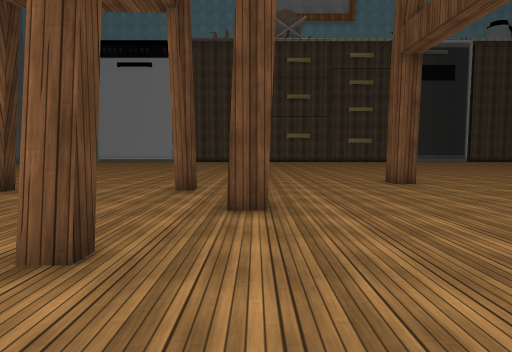
View 1 (above)

24 first-person views from a walk through a Unity game level. The camera is 1.2 m above the floor, tilts 4° down and sees 75° across. The floor is counted in squares, 1.41 m on a side. Each view is taken from the middle of a square. On the plan, view 1 faces up. The plan holds only what a view shows up to about 12 squares ahead; the rest is blank. The place goes on beyond the plan. The player character is not drawn. Door leaves are left out, so doorways stand open. Some surface patterns are stand-ins.

View 2
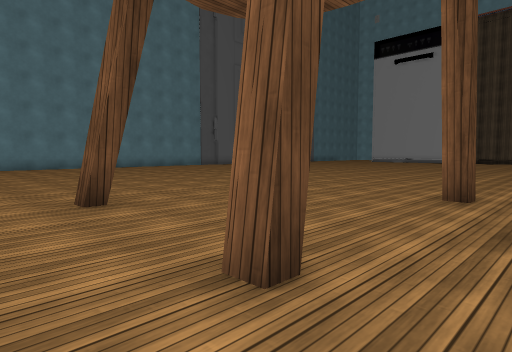

View 3
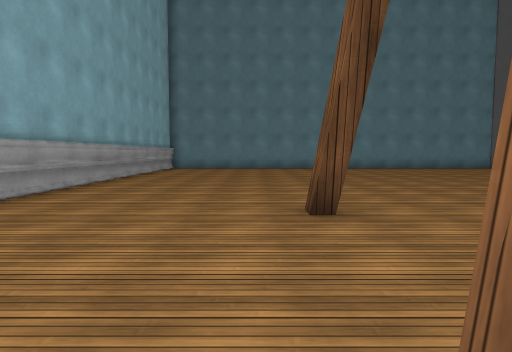

View 4
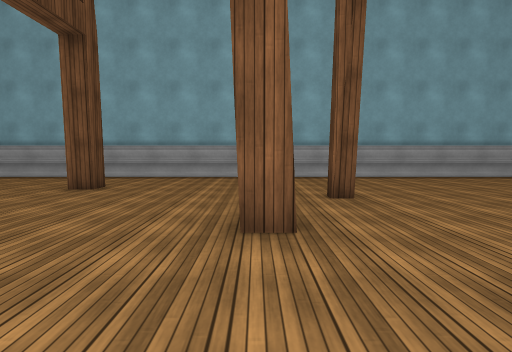

View 5
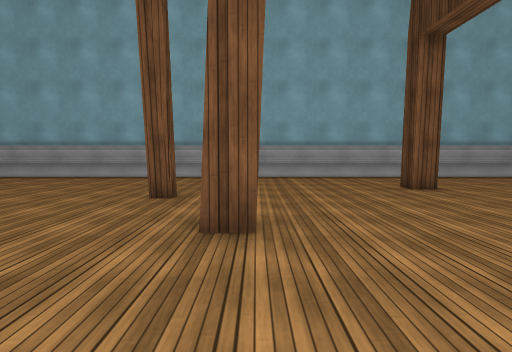

View 6
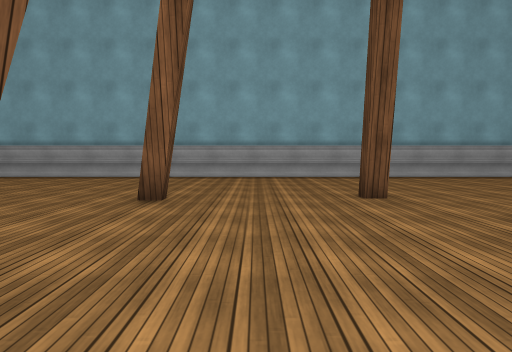

View 7
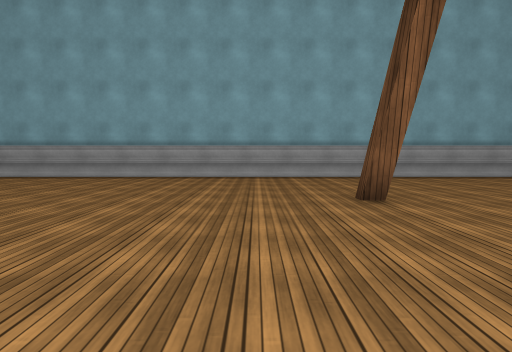

View 8
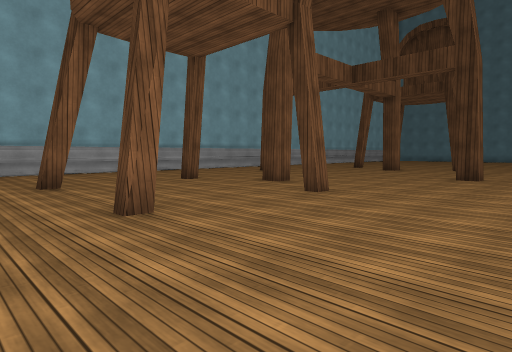

View 9
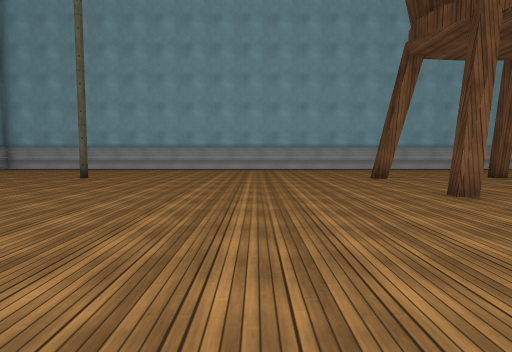

View 10
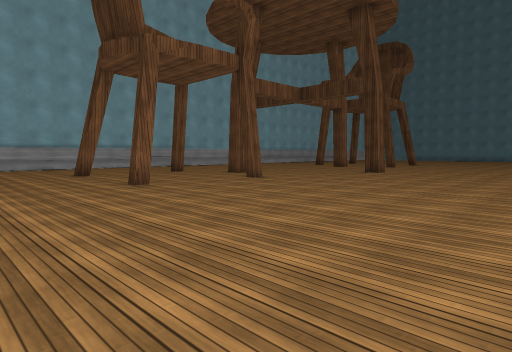

View 11
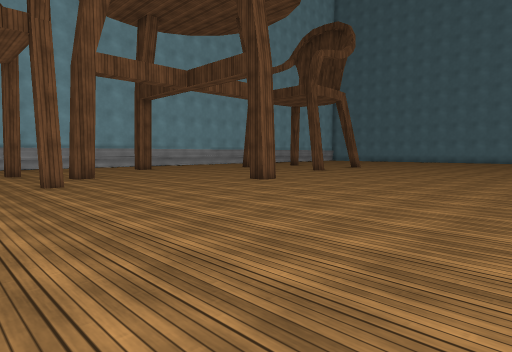

View 12
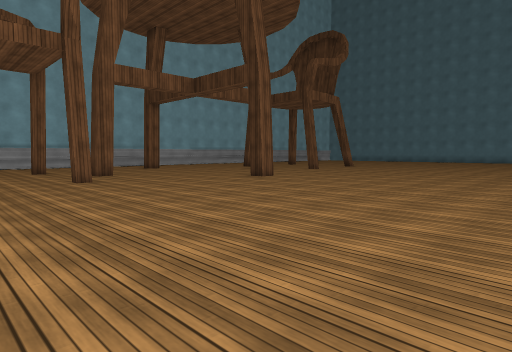

View 13
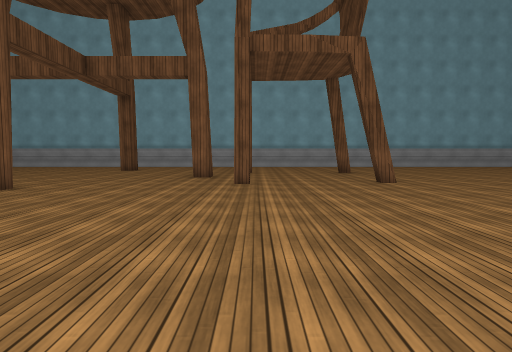

View 14
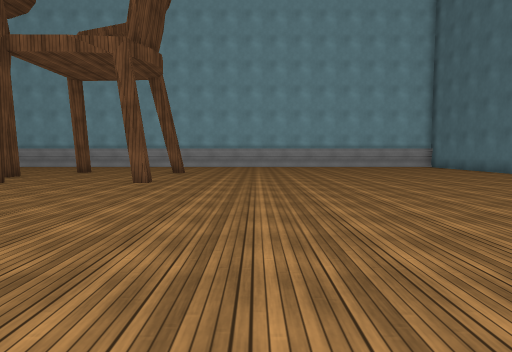

View 15
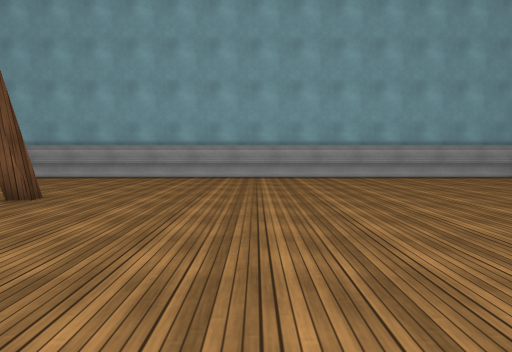

View 16
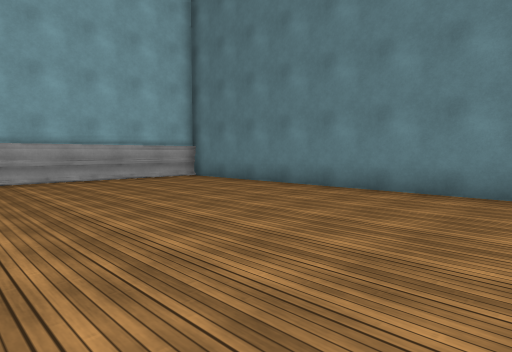

View 17
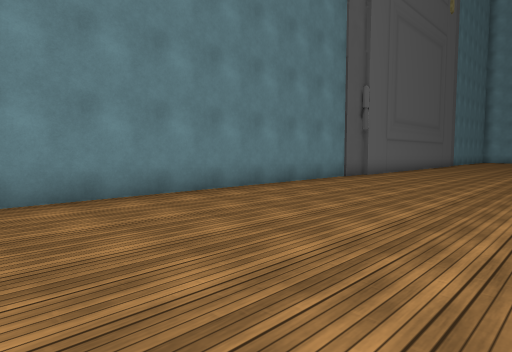

View 18
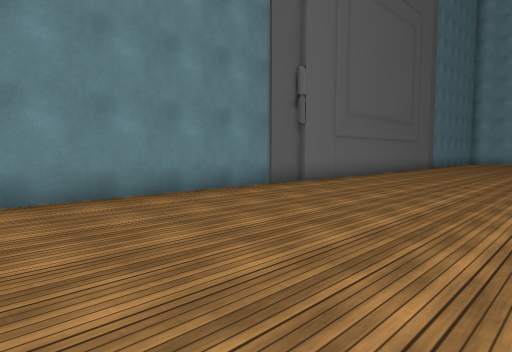

View 19
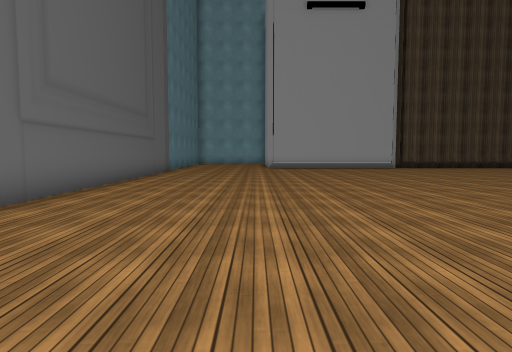

View 20
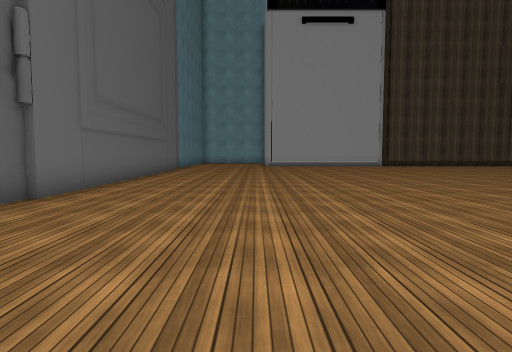

View 21
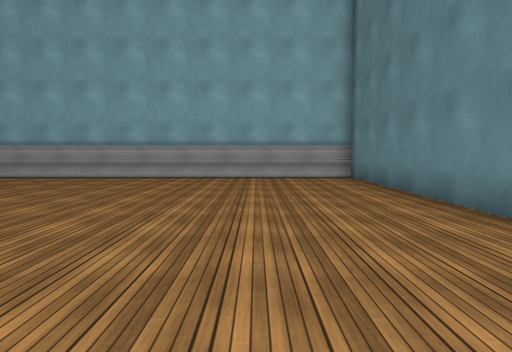

View 22
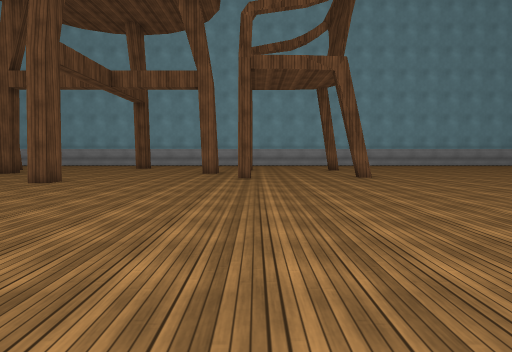

View 23
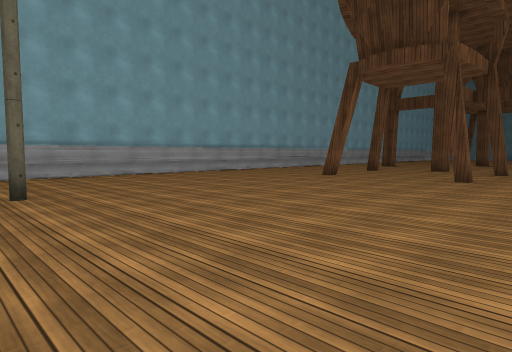

View 24
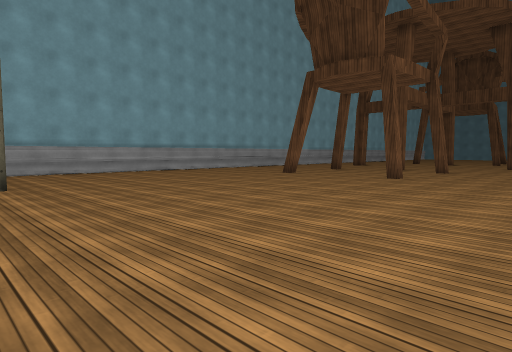

### Floor plan
Points are (right, up) in squares from view 1. A wall is a line through its corners. A room is listed if a view was taken in it or the views show most of it. See-through windows are left out.
Room 1 (views 1, 2, 3, 4, 5, 6, 7, 8, 9, 10, 11, 12, 13, 14, 15, 16, 17, 18, 19, 20, 21, 22, 23, 24)
walls: (3.8, 9.7) (4.4, 9.7) (4.4, 9.1) (3.8, 9.1) (3.8, 9.7); (-1.4, 7.8) (-1.4, 7.4) (-1.8, 7.4) (-1.8, 7.8) (-1.4, 7.8); (0.2, 4.9) (-0.4, 4.9) (-0.4, 5.5) (0.2, 5.5); (9.5, 7.8) (10, 7.8) (10, 7.4); (7.9, 5.5) (8.6, 5.5) (8.6, 4.9); (-1.9, 2.9) (-1.4, 2.9) (-1.4, 2.6) (-1.9, 2.6); (-5.9, 7.5) (-5.4, 7.5); (-5.9, 7.1) (-5.9, 7.5) (-5.4, 7.5) (-5.4, 7); (3.8, 0.6) (3.8, 1.3) (4.4, 1.3) (4.4, 0.6); (9.6, 2.5) (9.6, 2.9) (10, 2.9) (10, 2.5); (13.4, 7.5) (14, 7.5) (14, 7.1); (13.7, 7.5) (14, 7.5); (-5.4, 3.2) (-5.4, 2.9) (-5.9, 2.9) (-5.9, 3.2) (-5.4, 3.2); (-5.4, 2.8) (-5.9, 2.8); (13.5, 2.8) (13.5, 3.2) (14, 3.2) (14, 2.8); (-1, -2.6) (25, -2.6); (-19.3, 16.2) (-19.3, -2.6) (-1.3, -2.6); (-19, 24.1) (-19, 16.1)
ways out: open door at (6, -3)

Positions as (right, up) in squares from view 1, and headings:
1: (0, 0), facing up
2: (0, 1), facing up-left
3: (-1, 2), facing left
4: (0, 9), facing down
5: (8, 9), facing down
6: (12, 9), facing down
7: (16, 9), facing down
8: (16, 12), facing down-left
9: (18, 14), facing down
10: (18, 16), facing down-left
11: (12, 17), facing down-left
12: (13, 18), facing down-left
13: (-2, 17), facing down
14: (-9, 17), facing down
15: (-10, 9), facing down
16: (-12, 8), facing down-left
17: (-13, 4), facing up-left
18: (-13, 8), facing up-left
19: (-15, 12), facing up
20: (-15, 10), facing up
21: (-16, 9), facing down
22: (-2, 19), facing down
23: (25, 10), facing down-left
24: (25, 12), facing down-left
